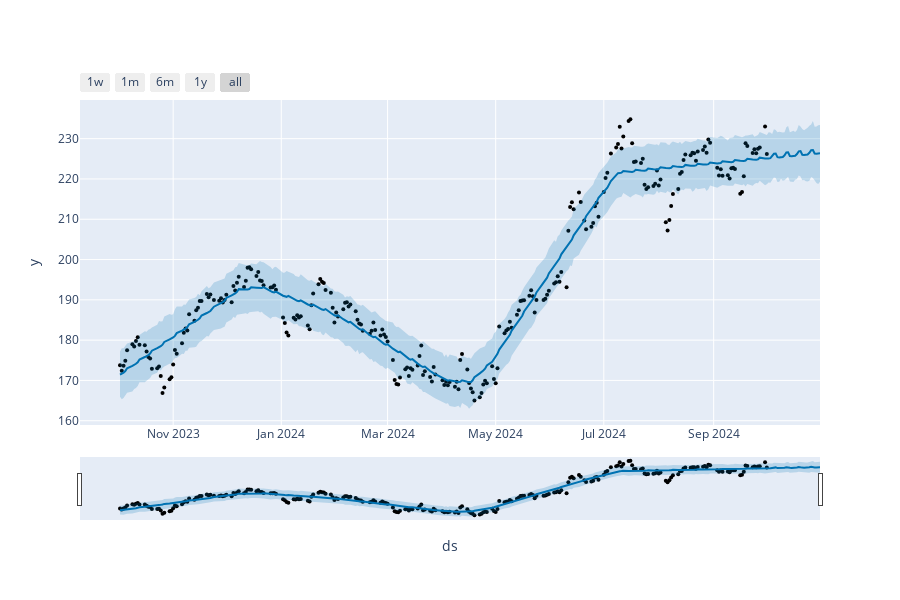

This figure's notebook cell:
### Code cell
from prophet import Prophet
from prophet.plot import plot_plotly, plot_components_plotly
model=Prophet()
model.fit(forecast_data)
forecasts=model.make_future_dataframe(periods=30)
predictions=model.predict(forecasts)
plot_plotly(model,predictions)

### Figure 1 — Plotly figure (JSON) as saved in the notebook; plotly's stock layout.template omitted (floating-point values rounded to 4 significant figures; data arrays with more than 128 entries replaced by an {"elided": "..."} marker saying what was removed)
{"data": [{"marker": {"color": "black", "size": 4}, "mode": "markers", "name": "Actual", "type": "scatter", "x": {"elided": "252 str values"}, "y": {"elided": "252 float values"}}, {"hoverinfo": "skip", "line": {"width": 0}, "mode": "lines", "type": "scatter", "x": {"elided": "282 str values"}, "y": {"elided": "282 float values"}}, {"fill": "tonexty", "fillcolor": "rgba(0, 114, 178, 0.2)", "line": {"color": "#0072B2", "width": 2}, "mode": "lines", "name": "Predicted", "type": "scatter", "x": {"elided": "282 str values"}, "y": {"elided": "282 float values"}}, {"fill": "tonexty", "fillcolor": "rgba(0, 114, 178, 0.2)", "hoverinfo": "skip", "line": {"width": 0}, "mode": "lines", "type": "scatter", "x": {"elided": "282 str values"}, "y": {"elided": "282 float values"}}], "layout": {"height": 600, "showlegend": false, "width": 900, "xaxis": {"autorange": true, "range": ["2023-09-09 10:17:08.5714", "2024-10-31"], "rangeselector": {"buttons": [{"count": 7, "label": "1w", "step": "day", "stepmode": "backward"}, {"count": 1, "label": "1m", "step": "month", "stepmode": "backward"}, {"count": 6, "label": "6m", "step": "month", "stepmode": "backward"}, {"count": 1, "label": "1y", "step": "year", "stepmode": "backward"}, {"step": "all"}]}, "rangeslider": {"autorange": true, "range": ["2023-09-09 10:17:08.5714", "2024-10-31"], "visible": true, "yaxis": {"_template": null, "rangemode": "match"}}, "title": {"text": "ds"}, "type": "date"}, "yaxis": {"autorange": true, "range": [158.9, 239.6], "title": {"text": "y"}, "type": "linear"}}}
